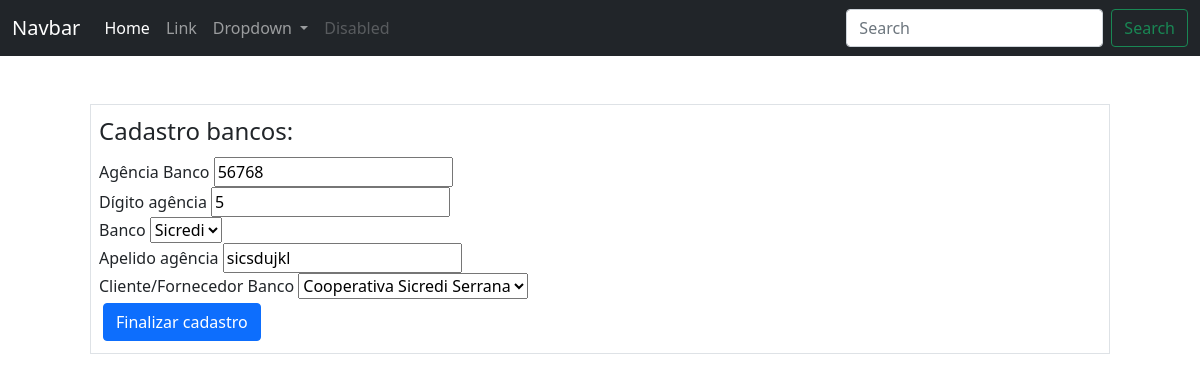
/financeiro/bancos/agencias/1/edicao (signed in), run on the app's committed database.
### ERP/models.py (models this page shows)
class AgenciaBanco(database.Model):
    __tablename__ = 'agencia_bancos'
    id = database.Column(database.Integer, primary_key=True)
    agencia = database.Column(database.String)
    digito_agencia = database.Column(database.String)
    id_banco = database.Column(database.Integer, database.ForeignKey('bancos.id'))
    apelido_agencia = database.Column(database.String, unique=True)
    id_cliente = database.Column(database.Integer, database.ForeignKey('clientes_fornecedores.id'))
    data_cadastro = database.Column(database.DateTime, default=datetime.utcnow())
    id_usuario_cadastro = database.Column(database.Integer, database.ForeignKey('usuarios.id'), nullable=False,
                                          default=1)

### ERP/routes.py (the view, shortened to what this page needs)
@app.route('/financeiro/bancos/agencias/<id_agencia>/edicao', methods=['GET', 'POST'])
@login_required
def editar_agencias_bancarias(id_agencia):
    agencia = AgenciaBanco.query.get_or_404(id_agencia)
    form_agencia = FormAgenciaBancoEdicao(obj=agencia)
    form_agencia.id_cliente.choices = [(cnpj.id, cnpj.razao_social) for cnpj in ClientesFornecedores.query.filter(ClientesFornecedores.cnpj.isnot(None)).all()]
    form_agencia.id_banco.choices = [(banco.id, banco.nome_banco) for banco in Bancos.query.all()]
    return render_template('edicao_agencias_bancos.html', form_agencia=form_agencia)

### ERP/forms.py
class FormAgenciaBancoEdicao(FlaskForm):
    agencia = StringField('Agência Banco', validators=[DataRequired(message='Favor incluir código agencia')])
    digito_agencia = StringField('Dígito agência', validators=[DataRequired(message='Favor incluir dígito agencia')])
    id_banco = SelectField('Banco')
    apelido_agencia = StringField('Apelido agência', validators=[DataRequired(message='Favor incluir apelido agencia')])
    id_cliente = SelectField('Cliente/Fornecedor Banco')  # Adicionando o campo id_cliente
    campo_pesquisa = StringField('Nome fornecedor a pesquisar')
    botao_pesquisar = SubmitField('Pesquisar cliente/fornecedor banco', name='pesquisar')
    botao_cadastrar = SubmitField('Cadastrar cliente/fornecedor banco', name='cadastrar')
    botao_finalizar = SubmitField('Finalizar cadastro', name='finalizar')

### ERP/routes.py (called while the page is built)
@login_manager.user_loader
def load_user(user_id):
    return Usuarios.query.get(int(user_id))

### ERP/templates/edicao_agencias_bancos.html (shortened to what this page needs)
{% include 'base.html' %}
{% block content %}
    <div class="container">
        <form method='POST' action="" class="border m-5 p-2">
            <legend>Cadastro bancos:</legend>
            <fieldset>
                <div class="form-group">
                    {{ form_agencia.agencia.label(class="form-control-label") }}
                    {{ form_agencia.agencia(class="form-control-label") }}
                </div>
                <div class="form-group">
                    {{ form_agencia.digito_agencia.label(class="form-control-label") }}
                    {{ form_agencia.digito_agencia(class="form-control-label") }}
                </div>
                <div class="form-group">
                    {{ form_agencia.id_banco.label(class="form-control-label") }}
                    {{ form_agencia.id_banco(class="form-control-label") }}
                </div>
                <div class="form-group">
                    {{ form_agencia.apelido_agencia.label(class="form-control-label") }}
                    {{ form_agencia.apelido_agencia(class="form-control-label") }}
                </div>
                <div class="form-group">
                    {{ form_agencia.id_cliente.label(class="form-control-label") }}
                    {{ form_agencia.id_cliente(class="form-control-label") }}
                </div>
            </fieldset>
            {{ form_agencia.botao_finalizar(class="btn btn-primary m-1") }}
        </form>
    </div>
{% endblock %}

### data on the page
AgenciaBanco: agencia "56768", digito_agencia "5", id_banco "Sicredi", apelido_agencia "sicsdujkl", id_cliente "Cooperativa Sicredi Serrana"
